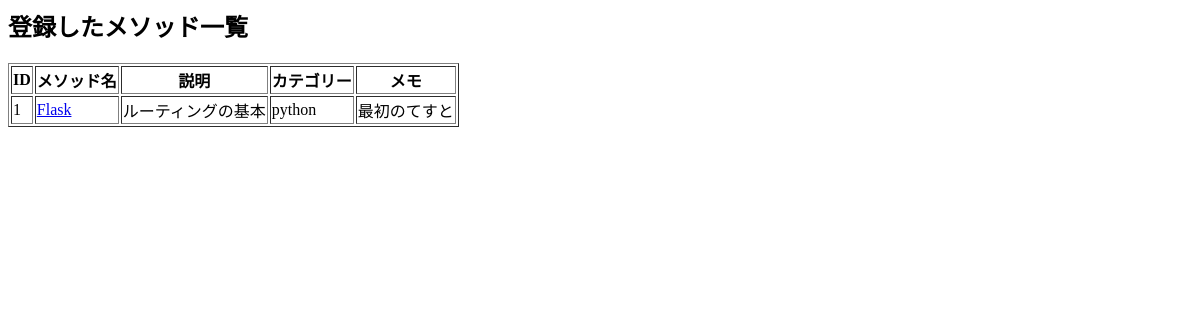
/list, run on an earlier commit of the app's database.
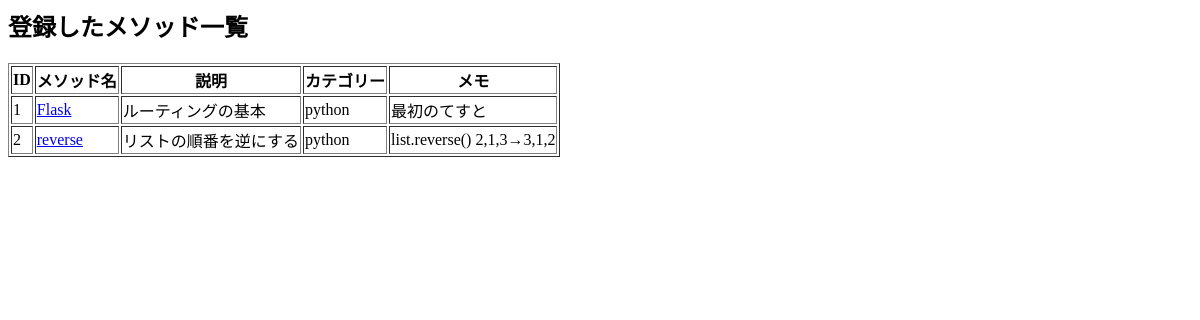
And on a later commit of the database.
### tables this page shows
CREATE TABLE methods (
    id INTEGER PRIMARY KEY AUTOINCREMENT,
    name TEXT,
    description TEXT,
    category TEXT,
    memo TEXT
);

### search.py (the view)
@app.route("/list")
def methods_list():
    import sqlite3
    con = sqlite3.connect("knowledge.db")
    cur = con.cursor()
    cur.execute("SELECT * FROM methods")
    methods = cur.fetchall()
    con.close()
    return render_template("list.html", methods=methods)

### templates/list.html
<h2>登録したメソッド一覧</h2>
<table border="1">
    <tr>
        <th>ID</th>
        <th>メソッド名</th>
        <th>説明</th>
        <th>カテゴリー</th>
        <th>メモ</th>
    </tr>
    {% for method in methods %}
    <tr>
        <td>{{ method[0] }}</td>
        <td>
          <a href="/methods/{{ method[0] }}">{{ method[1] }}</a>
        </td>
        <td>{{ method[2] }}</td>
        <td>{{ method[3] }}</td>
        <td>{{ method[4] }}</td>
    </tr>
    {% endfor %}
</table>

What changed in the data, as far as the page shows it:
added methods: id "2", name "reverse", description "リストの順番を逆にする", category "python", memo "list.reverse() 2,1,3→3,1,2"
